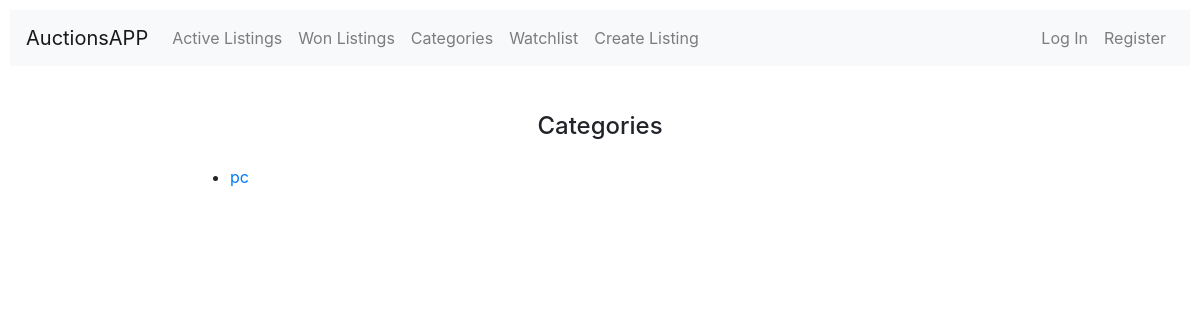
The page /categories/ on the database as committed earlier.
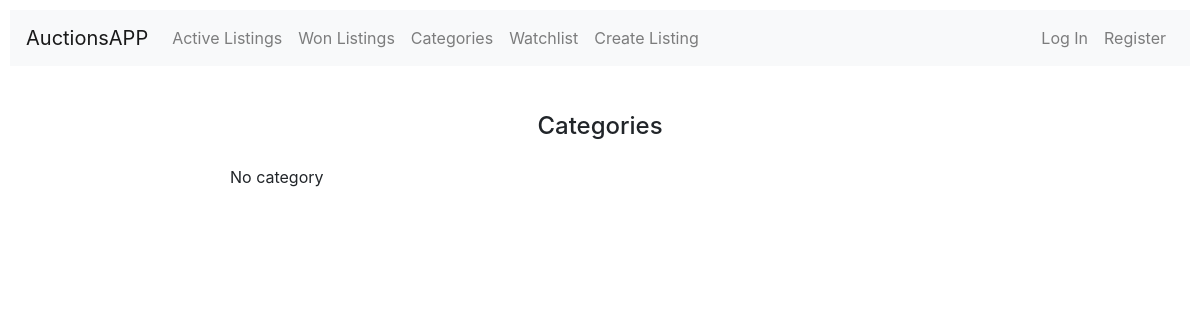
The same page on the database as committed later.
### auctions/models.py (models this page shows, shortened)
class Listing(models.Model):
    title = models.CharField(max_length=30)
    desc = models.TextField()
    starting_bid = models.PositiveIntegerField()
    image = models.CharField(max_length=1000, blank=True)
    category = models.CharField(max_length=30, blank=True)
    creator = models.ForeignKey(User, on_delete=models.CASCADE, related_name="all_listings")
    active = models.BooleanField(default=True)
    created_at = models.DateTimeField(auto_now_add=True)
    last_bidder = models.ForeignKey(User, on_delete=models.CASCADE, blank=True, null=True)
    current_bid = models.PositiveIntegerField(blank=True, null=True)

### auctions/views.py (the view)
# urls.py: path("categories/", views.categories, name="categories"),
def categories(request):
    listings = Listing.objects.filter(active=True)
    catgs = [i.category for i in listings if i.category != ""]
    catgs = list(set(catgs))
    return render(request, "auctions/categories.html", {
        "catgs": catgs,
    })

### auctions/templates/auctions/categories.html
{% extends "auctions/layout.html" %}
{% block body %}
    <div class="container">
        <h2>Categories</h2>
        <div>
            <ul>
                {% for catg in catgs %}
                <li><a href="{% url 'category' catg %}">{{catg}}</a></li>
                {% empty %}
                No category
                {% endfor %}
            </ul>
        </div>
    </div>
{% endblock %}

Rows that differ between the two databases and show on the page:
no longer on this page (row edited): Listing: catgs "pc"
Other text that changed with them:
text now shown: "No category"
